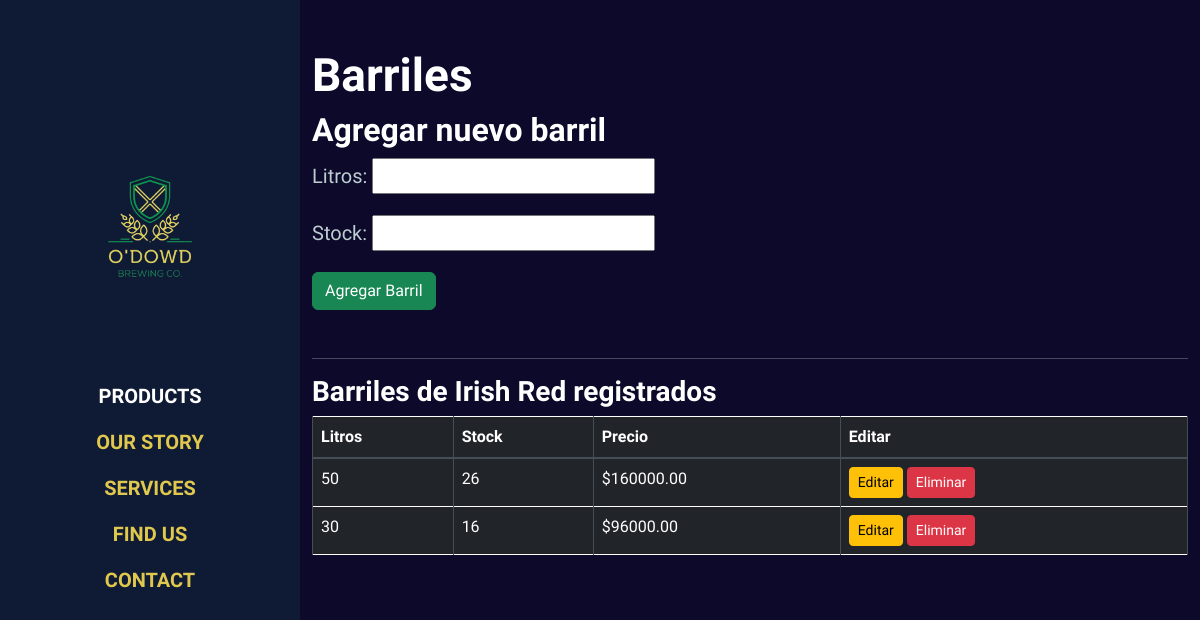
The app's page /catalogo/cerveza/4/barriles/, older data.
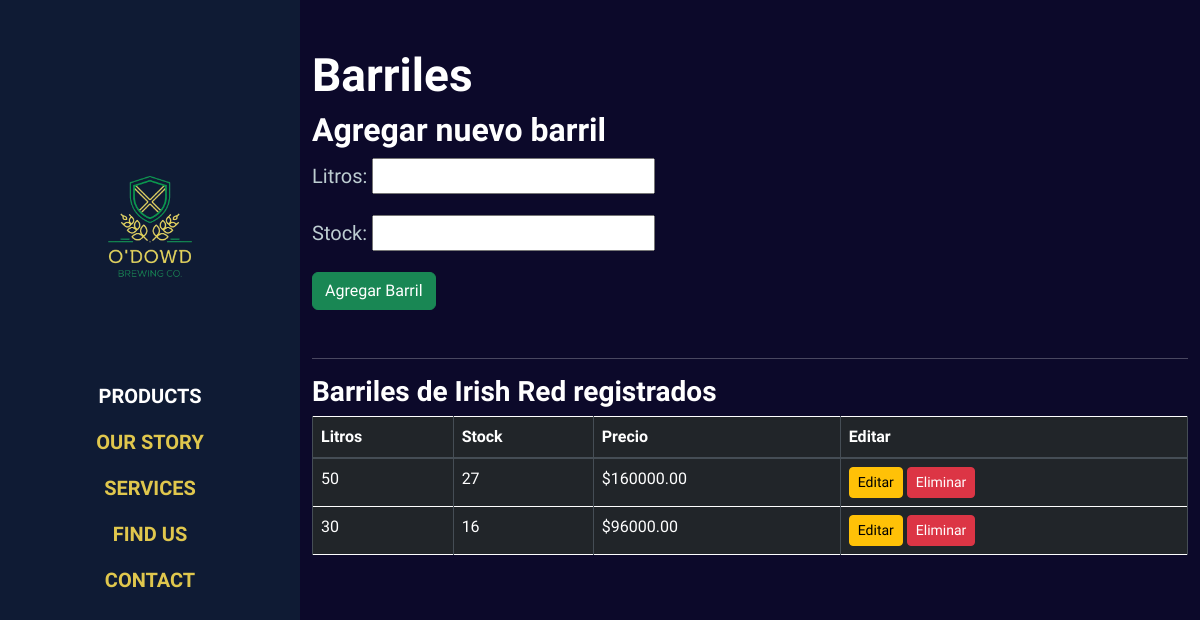
The same page, newer data.
### Catalogo/models.py (models this page shows, shortened)
class Barril(models.Model):
    cerveza = models.ForeignKey(Cerveza, on_delete=models.CASCADE, related_name='barriles')
    litros = models.IntegerField()
    stock = models.IntegerField()
    def calcular_precio(self):
        return self.litros * self.cerveza.precio_litro

class Cerveza(models.Model):
    nombre = models.CharField(max_length=30)
    descripcion = models.TextField()
    estilo = models.ForeignKey(Categoria, on_delete=models.SET_NULL, null=True)
    porcentaje_alcohol = models.ForeignKey(GraduacionAlcoholica, on_delete=models.SET_NULL, null=True)
    ibu = models.IntegerField()
    foto = models.ImageField(upload_to='catalogo/upload/img/', null=True)
    precio_litro = models.DecimalField(max_digits=10, decimal_places=2, default=0)
    disponible = models.BooleanField(default=True)

### Catalogo/views.py (the view)
# urls.py: path('cerveza/<int:cerveza_id>/barriles/', views.editar_stock_barriles, name='editar_stock_barriles'),
def editar_stock_barriles(request, cerveza_id):
    cerveza = get_object_or_404(Cerveza, pk=cerveza_id)
    barriles = Barril.objects.filter(cerveza=cerveza)
    if request.method == "POST":
        form = BarrilForm(request.POST)
        if form.is_valid():
            nuevo_barril = form.save(commit=False)
            nuevo_barril.cerveza = cerveza
            barril_existente = Barril.objects.filter(
                cerveza=cerveza,
                litros=nuevo_barril.litros
            ).first()
            if barril_existente:
                barril_existente.stock += nuevo_barril.stock
                barril_existente.save()
            else:
                nuevo_barril.save()
            return redirect('editar_stock_barriles', cerveza_id=cerveza.id)
    else:
        form = BarrilForm()
    return render(request, 'editar_stock_barriles.html', {
        'cerveza': cerveza,
        'barriles': barriles,
        'form': form
    })

### Catalogo/forms.py
class BarrilForm(forms.ModelForm):
    class Meta:
        model = Barril
        fields = ['litros', 'stock']

### Catalogo/templates/editar_stock_barriles.html (shortened to what this page needs)
{% extends "base.html" %}
{% block content %}
<div class="container mt-5">
  <h2 style="color: white;">Barriles</h2>
  <h3 style="color: white;">Agregar nuevo barril</h3>
  <form method="post" class="mb-5">
    {{ form.as_p }}
    <button type="submit" class="btn btn-success">Agregar Barril</button>
  </form>
  <hr>
  <h4 style="color: white;">Barriles de {{ cerveza.nombre }} registrados</h4>
  <table class="table table-dark table-bordered">
    <thead>
      <tr>
        <th>Litros</th>
        <th>Stock</th>
        <th>Precio</th>
        <th>Editar</th>
      </tr>
    </thead>
    <tbody>
      {% for barril in barriles %}
      <tr>
        <td>{{ barril.litros }}</td>
        <td>{{ barril.stock }}</td>
        <td>${{ barril.calcular_precio }}</td>
        <td>
          <a href="{% url 'editar_stock_barril' barril.id %}" class="btn btn-warning btn-sm">Editar</a>
          <button type="button" class="btn btn-danger btn-sm" data-bs-toggle="modal" data-bs-target="#confirmarEliminacionModal{{ barril.id }}">Eliminar</button>
        </td>
      </tr>
      {% empty %}
      <tr>
        <td colspan="4">No hay barriles para esta cerveza.</td>
      </tr>
      {% endfor %}
    </tbody>
  </table>
</div>
{% endblock %}

Row changes from the older to the newer data that the page shows:
changed Barril (number 1 of 2 on the later page): stock "26" → "27"
